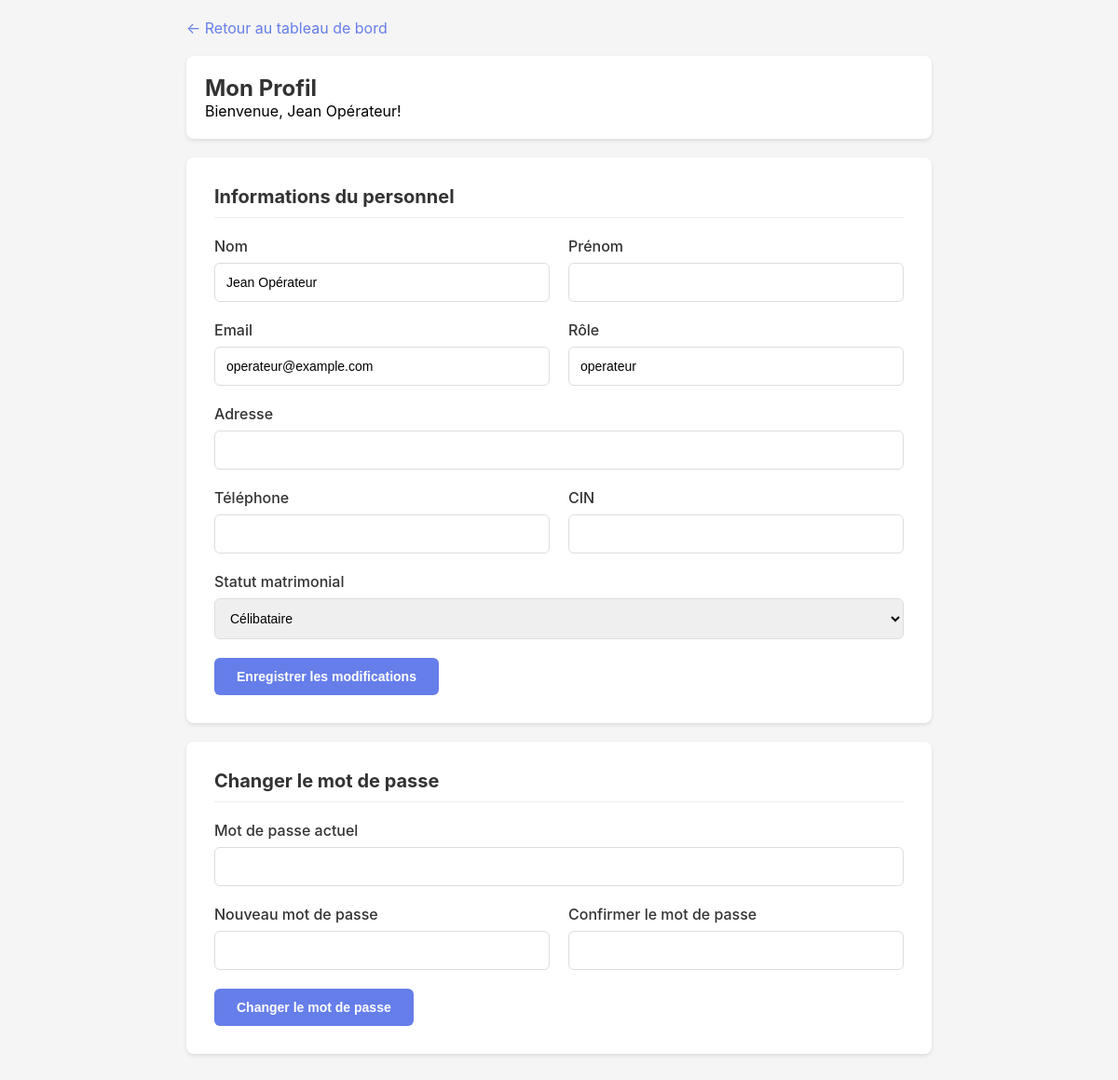
The app's page /profile.php (signed in) with its own data.
### tables this page shows
CREATE TABLE users (
    id INT PRIMARY KEY AUTO_INCREMENT,
    email VARCHAR(255) UNIQUE NOT NULL,
    password VARCHAR(255) NOT NULL,
    name VARCHAR(255) NOT NULL,
    role ENUM('operateur', 'planning', 'chauffeur', 'facturation') NOT NULL,
    establishment_id INT,
    created_at TIMESTAMP DEFAULT CURRENT_TIMESTAMP,
    updated_at TIMESTAMP DEFAULT CURRENT_TIMESTAMP ON UPDATE CURRENT_TIMESTAMP
);

### config.php (called while the page is built, shortened)
<?php
try {
    $pdo = new PDO(
        "mysql:host=" . DB_HOST . ";dbname=" . DB_NAME . ";charset=utf8mb4",
        DB_USER,
        DB_PASS,
        [
            PDO::ATTR_ERRMODE => PDO::ERRMODE_EXCEPTION,
            PDO::ATTR_DEFAULT_FETCH_MODE => PDO::FETCH_ASSOC
        ]
    );
} catch (PDOException $e) {
    die("Erreur de connexion à la base de données: " . $e->getMessage());
}
function isAuthenticated() {
    return isset($_SESSION['user_id']);
}
function getCurrentUser() {
    global $pdo;
    $stmt = $pdo->prepare("SELECT * FROM users WHERE id = ?");
    $stmt->execute([$_SESSION['user_id']]);
    return $stmt->fetch();
}
?>

### profile.php (the view, shortened to what this page needs)
<?php
require_once 'config.php';
$user = getCurrentUser();
?>
<!DOCTYPE html>
<html lang="fr">
<head>
</head>
<body>
    <div class="container">
        <a href="dashboard.php" class="back-link">← Retour au tableau de bord</a>
        <div class="header">
            <h1>Mon Profil</h1>
            <p>Bienvenue, <?php echo htmlspecialchars($user['name']); ?>!</p>
        </div>
        <div class="card">
            <h2>Informations du personnel</h2>
            <form method="POST" action="profile.php">
                <div class="form-row">
                    <div class="form-group">
                        <label for="name">Nom</label>
                        <input type="text" id="name" value="<?php echo htmlspecialchars($user['name']); ?>" readonly>
                    </div>
                    <div class="form-group">
                        <label for="prenom">Prénom</label>
                        <input type="text" id="prenom" name="prenom" value="<?php echo htmlspecialchars($user['prenom'] ?? ''); ?>">
                    </div>
                </div>
                <div class="form-row">
                    <div class="form-group">
                        <label for="email">Email</label>
                        <input type="email" id="email" value="<?php echo htmlspecialchars($user['email']); ?>" readonly>
                    </div>
                    <div class="form-group">
                        <label for="role">Rôle</label>
                        <input type="text" id="role" value="<?php echo htmlspecialchars($user['role']); ?>" readonly>
                    </div>
                </div>
                <div class="form-group">
                    <label for="adresse">Adresse</label>
                    <input type="text" id="adresse" name="adresse" value="<?php echo htmlspecialchars($user['adresse'] ?? ''); ?>">
                </div>
                <div class="form-row">
                    <div class="form-group">
                        <label for="telephone">Téléphone</label>
                        <input type="text" id="telephone" name="telephone" value="<?php echo htmlspecialchars($user['telephone'] ?? ''); ?>">
                    </div>
                    <div class="form-group">
                        <label for="cin">CIN</label>
                        <input type="text" id="cin" name="cin" value="<?php echo htmlspecialchars($user['cin'] ?? ''); ?>">
                    </div>
                </div>
                <div class="form-group">
                    <label for="statut">Statut matrimonial</label>
                    <select id="statut" name="statut">
                        <option value="celibataire" <?php echo ($user['statut'] ?? 'celibataire') === 'celibataire' ? 'selected' : ''; ?>>Célibataire</option>
                    </select>
                </div>
                <button type="submit" class="btn">Enregistrer les modifications</button>
            </form>
        </div>
        <div class="card">
            <h2>Changer le mot de passe</h2>
            <form method="POST" action="profile.php">
                <div class="form-group">
                    <label for="current_password">Mot de passe actuel</label>
                    <input type="password" id="current_password" name="current_password" required>
                </div>
                <div class="form-row">
                    <div class="form-group">
                        <label for="new_password">Nouveau mot de passe</label>
                        <input type="password" id="new_password" name="new_password" required minlength="6">
                    </div>
                    <div class="form-group">
                        <label for="confirm_password">Confirmer le mot de passe</label>
                        <input type="password" id="confirm_password" name="confirm_password" required minlength="6">
                    </div>
                </div>
                <button type="submit" class="btn">Changer le mot de passe</button>
            </form>
        </div>
    </div>
</body>
</html>

### profile.php (style rules this page uses)
* { margin: 0; padding: 0; box-sizing: border-box; }
body { font-family: -apple-system, BlinkMacSystemFont, 'Segoe UI', Roboto, Oxygen, Ubuntu, Cantarell, sans-serif; background: #f5f5f5; min-height: 100vh; padding: 20px; }
.container { max-width: 800px; margin: 0 auto; }
.header { background: white; padding: 20px; border-radius: 8px; margin-bottom: 20px; box-shadow: 0 2px 4px rgba(0,0,0,0.1); }
.header h1 { color: #333; font-size: 24px; }
.card { background: white; padding: 30px; border-radius: 8px; margin-bottom: 20px; box-shadow: 0 2px 4px rgba(0,0,0,0.1); }
.card h2 { color: #333; font-size: 20px; margin-bottom: 20px; padding-bottom: 10px; border-bottom: 1px solid #eee; }
.form-group { margin-bottom: 20px; }
.form-group label { display: block; margin-bottom: 8px; color: #333; font-weight: 500; }
.form-group input, .form-group select { width: 100%; padding: 12px; border: 1px solid #ddd; border-radius: 6px; font-size: 14px; }
.form-row { display: grid; grid-template-columns: 1fr 1fr; gap: 20px; }
.btn { padding: 12px 24px; background: #667eea; color: white; border: none; border-radius: 6px; font-size: 14px; font-weight: 600; cursor: pointer; transition: background 0.3s; }
.back-link { display: inline-block; margin-bottom: 20px; color: #667eea; text-decoration: none; }

### records on screen
users: name "Jean Opérateur", email "operateur@example.com", role "operateur"
